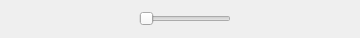
<?xml version="1.0" encoding="UTF-8"?>
<ui version="4.0">
 <class>GuiVoicePlayerWidget</class>
 <widget class="QWidget" name="GuiVoicePlayerWidget">
  <property name="geometry">
   <rect>
    <x>0</x>
    <y>0</y>
    <width>360</width>
    <height>38</height>
   </rect>
  </property>
  <property name="sizePolicy">
   <sizepolicy hsizetype="Expanding" vsizetype="Preferred">
    <horstretch>0</horstretch>
    <verstretch>0</verstretch>
   </sizepolicy>
  </property>
  <property name="minimumSize">
   <size>
    <width>360</width>
    <height>38</height>
   </size>
  </property>
  <layout class="QHBoxLayout" name="horizontalLayout">
   <property name="topMargin">
    <number>2</number>
   </property>
   <property name="bottomMargin">
    <number>2</number>
   </property>
   <item>
    <widget class="QLabel" name="mp_lVoiceFile">
     <property name="sizePolicy">
      <sizepolicy hsizetype="Fixed" vsizetype="Fixed">
       <horstretch>0</horstretch>
       <verstretch>0</verstretch>
      </sizepolicy>
     </property>
     <property name="minimumSize">
      <size>
       <width>24</width>
       <height>24</height>
      </size>
     </property>
     <property name="maximumSize">
      <size>
       <width>24</width>
       <height>24</height>
      </size>
     </property>
     <property name="pixmap">
      <pixmap resource="../beebeep.qrc">:/images/voice-message.png</pixmap>
     </property>
     <property name="scaledContents">
      <bool>true</bool>
     </property>
     <property name="alignment">
      <set>Qt::AlignCenter</set>
     </property>
     <property name="textInteractionFlags">
      <set>Qt::LinksAccessibleByMouse</set>
     </property>
    </widget>
   </item>
   <item>
    <widget class="QPushButton" name="mp_pbPlay">
     <property name="minimumSize">
      <size>
       <width>32</width>
       <height>32</height>
      </size>
     </property>
     <property name="icon">
      <iconset resource="../beebeep.qrc">
       <normaloff>:/images/play.png</normaloff>:/images/play.png</iconset>
     </property>
     <property name="iconSize">
      <size>
       <width>24</width>
       <height>24</height>
      </size>
     </property>
     <property name="flat">
      <bool>true</bool>
     </property>
    </widget>
   </item>
   <item>
    <widget class="QLabel" name="mp_lPosition">
     <property name="minimumSize">
      <size>
       <width>46</width>
       <height>0</height>
      </size>
     </property>
     <property name="alignment">
      <set>Qt::AlignRight|Qt::AlignTrailing|Qt::AlignVCenter</set>
     </property>
     <property name="textInteractionFlags">
      <set>Qt::NoTextInteraction</set>
     </property>
    </widget>
   </item>
   <item>
    <widget class="QSlider" name="mp_sliderPosition">
     <property name="minimumSize">
      <size>
       <width>60</width>
       <height>32</height>
      </size>
     </property>
     <property name="orientation">
      <enum>Qt::Horizontal</enum>
     </property>
     <property name="tickPosition">
      <enum>QSlider::NoTicks</enum>
     </property>
    </widget>
   </item>
   <item>
    <widget class="QLabel" name="mp_lDuration">
     <property name="minimumSize">
      <size>
       <width>46</width>
       <height>2</height>
      </size>
     </property>
     <property name="alignment">
      <set>Qt::AlignLeading|Qt::AlignLeft|Qt::AlignVCenter</set>
     </property>
     <property name="textInteractionFlags">
      <set>Qt::NoTextInteraction</set>
     </property>
    </widget>
   </item>
   <item>
    <spacer name="horizontalSpacer">
     <property name="orientation">
      <enum>Qt::Horizontal</enum>
     </property>
     <property name="sizeType">
      <enum>QSizePolicy::Fixed</enum>
     </property>
     <property name="sizeHint" stdset="0">
      <size>
       <width>20</width>
       <height>20</height>
      </size>
     </property>
    </spacer>
   </item>
   <item>
    <widget class="QPushButton" name="mp_pbClose">
     <property name="minimumSize">
      <size>
       <width>32</width>
       <height>32</height>
      </size>
     </property>
     <property name="toolTip">
      <string>Close</string>
     </property>
     <property name="icon">
      <iconset resource="../beebeep.qrc">
       <normaloff>:/images/delete.png</normaloff>:/images/delete.png</iconset>
     </property>
     <property name="iconSize">
      <size>
       <width>24</width>
       <height>24</height>
      </size>
     </property>
     <property name="flat">
      <bool>true</bool>
     </property>
    </widget>
   </item>
  </layout>
 </widget>
 <resources>
  <include location="../beebeep.qrc"/>
 </resources>
 <connections/>
</ui>
